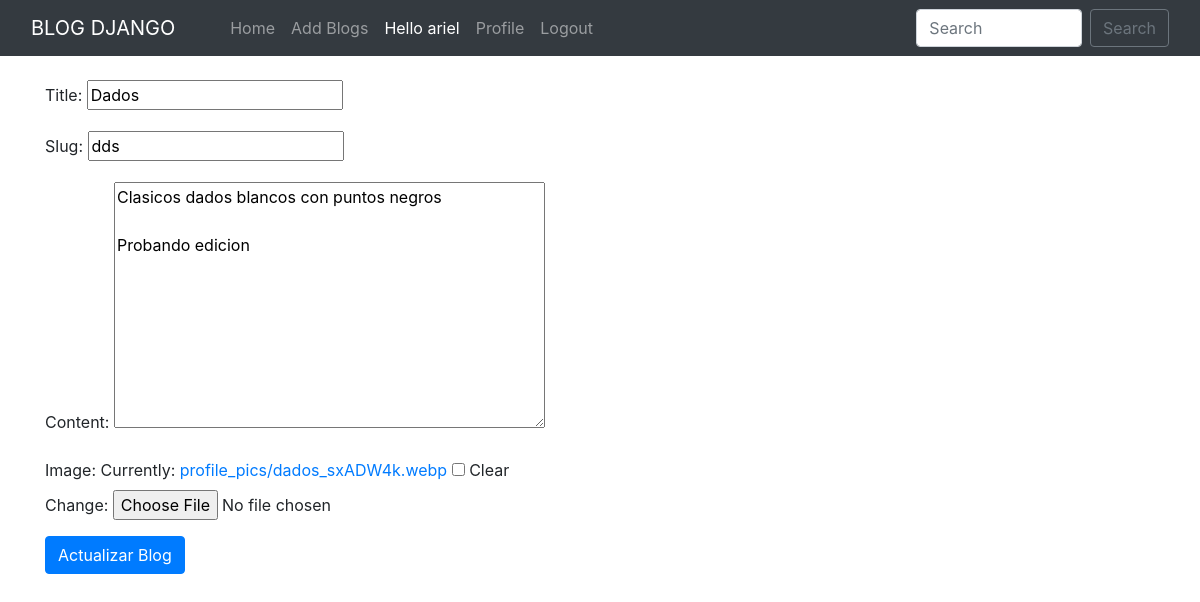
Page /edit_blog_post/dds/ (signed in) on the committed database.
### home/models.py (models this page shows, shortened)
class BlogPost(models.Model):
    title=models.CharField(max_length=255)
    author= models.ForeignKey(User, on_delete=models.CASCADE)
    slug=models.CharField(max_length=130)
    content=models.TextField()
    image = models.ImageField(upload_to="profile_pics", blank=True, null=True)
    dateTime=models.DateTimeField(auto_now_add=True)

### home/views.py (the view)
# urls.py: path("edit_blog_post/<str:slug>/", UpdatePostView.as_view(), name="edit_blog_post"),
class UpdatePostView(UpdateView):
    model = BlogPost
    template_name = 'edit_blog_post.html'
    fields = ['title', 'slug', 'content', 'image']

### home/templates/edit_blog_post.html (shortened to what this page needs)
{% extends 'base.html' %}
{% block body %}
<form enctype="multipart/form-data" method="POST"> {% csrf_token %}
<div class="container mt-4">
{{ form.as_p }}
<button class="btn btn-primary">Actualizar Blog</button>
</div>
</form>
{% endblock %}

### home/templates/base.html (shortened to what this page needs)
<!doctype html>
<html lang="en">
  <head>
    <link href="//maxcdn.bootstrapcdn.com/bootstrap/4.1.1/css/bootstrap.min.css" rel="stylesheet" id="bootstrap-css">
    <link href="https://cdn.jsdelivr.net/npm/bootstrap@5.0.2/dist/css/bootstrap.min.css" rel="stylesheet">
    <link rel="stylesheet" href="https://maxcdn.bootstrapcdn.com/bootstrap/4.0.0/css/bootstrap.min.css">
  </head>
  <body>
    <nav class="navbar navbar-expand-lg navbar-dark bg-dark sticky-top">
        <div class="container-fluid">
          <a class="navbar-brand" href="#">BLOG DJANGO</a>
          <div class="collapse navbar-collapse" id="navbarSupportedContent">
          <div class="container mx-3">
            <ul class="navbar-nav me-auto mb-2 mb-lg-0">
              <li class="nav-item">
                <a class="nav-link {% block homeactive %} {% endblock homeactive %}" aria-current="page" href="/">Home</a>
              </li>
              {% if user.is_authenticated %}
              <li class="nav-item">
                <a class="nav-link {% block add_blogs_active %} {% endblock add_blogs_active %}" href="/add_blogs/">Add Blogs</a>
              </li>
              <li class="nav-item">
                <a class="nav-link active" href="#">Hello {{request.user}}</a>
              </li>
              <li class="nav-item">
                <a class="nav-link {% block profileactive %} {% endblock profileactive %}" href="/profile/">Profile</a>
              </li>
              <li class="nav-item">
                <a class="nav-link" href="/logout/">Logout</a>
              </li>
              {% endif %}
            </ul>
            </div>
            <form class="d-flex" method="POST" action="/search/"> {% csrf_token %}
              <input class="form-control me-2" type="search" placeholder="Search" name="searched" id="searched" aria-label="Search">
              <button href="/search/" class="btn btn-outline-secondary" type="submit">Search</button>
            </form>
          </div>
        </div>
      </nav>
      {% block body %}
      {% endblock %}
</body>
</html>

### rows in the picture
BlogPost: title "Dados", slug "dds", content "Clasicos dados blancos con puntos negros Probando edicion"

### other values in the picture
{{ request.user }} "ariel"
